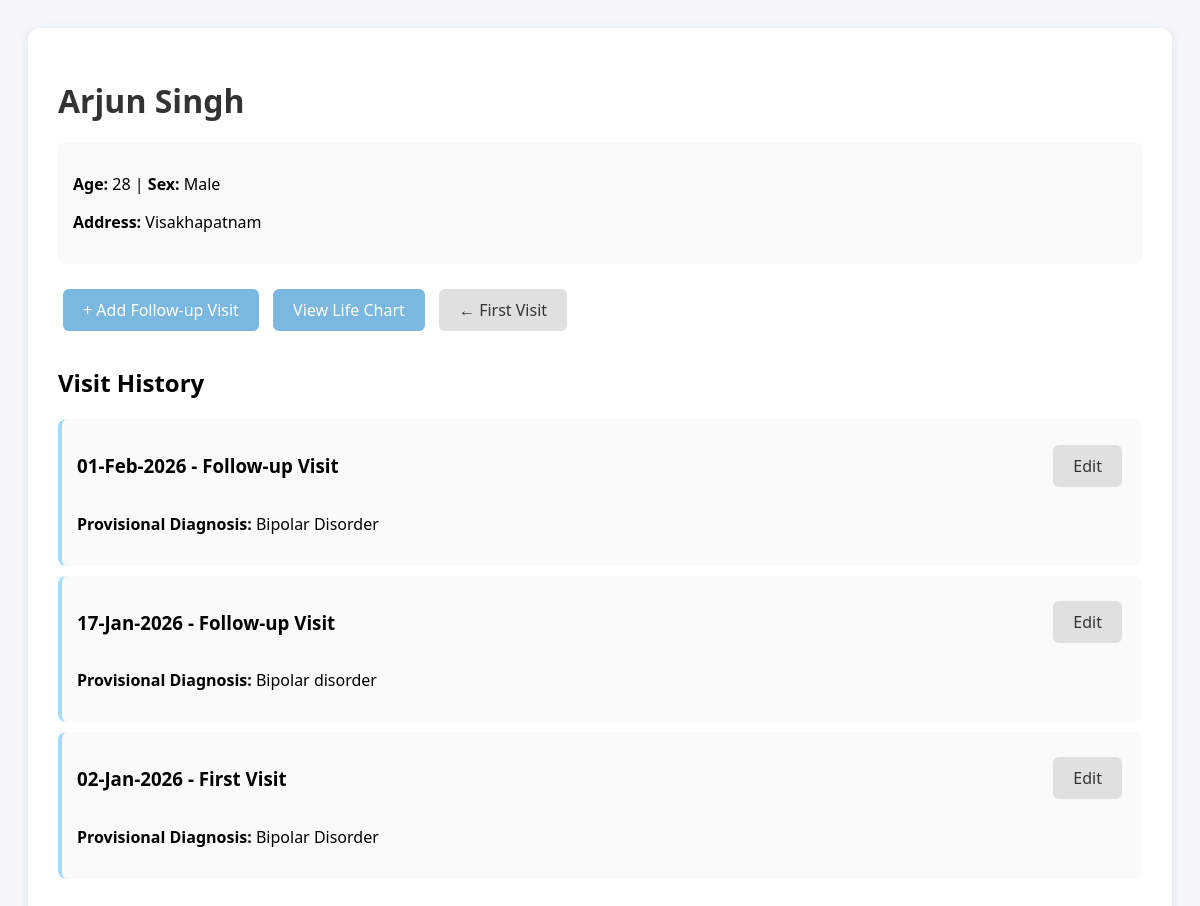
/patient/3 (signed in), run on the app's committed database.
### models.py (models this page shows)
class Patient(db.Model):
    __tablename__ = 'patients'
    id = db.Column(db.Integer, primary_key=True)
    name = db.Column(db.String(100), nullable=False)
    age = db.Column(db.Integer, nullable=False)
    sex = db.Column(db.String(10), nullable=False)
    address = db.Column(db.Text)
    doctor_id = db.Column(db.Integer, db.ForeignKey('doctors.id'), nullable=False)
    phone = db.Column(db.String(20))  # Optional Phone
    attender_name = db.Column(db.String(100))
    attender_relation = db.Column(db.String(50))
    attender_reliability = db.Column(db.String(10))  # 'Yes' or 'No'
    personal_notes = db.Column(db.Text)  # Doctor's personal ID notes
    visits = db.relationship('Visit', backref='patient', lazy=True, cascade='all, delete-orphan')

class Visit(db.Model):
    __tablename__ = 'visits'
    id = db.Column(db.Integer, primary_key=True)
    patient_id = db.Column(db.Integer, db.ForeignKey('patients.id'), nullable=False)
    date = db.Column(db.Date, nullable=False)
    visit_type = db.Column(db.String(20), nullable=False)  # 'First' or 'Follow-up'
    provisional_diagnosis = db.Column(db.Text)
    differential_diagnosis = db.Column(db.Text)
    next_visit_date = db.Column(db.Date)
    note = db.Column(db.Text)
    symptom_entries = db.relationship('SymptomEntry', backref='visit', lazy=True, cascade='all, delete-orphan')
    medication_entries = db.relationship('MedicationEntry', backref='visit', lazy=True, cascade='all, delete-orphan')
    side_effect_entries = db.relationship('SideEffectEntry', backref='visit', lazy=True, cascade='all, delete-orphan')
    mse_entries = db.relationship('MSEEntry', backref='visit', lazy=True, cascade='all, delete-orphan')
    stressor_entries = db.relationship('StressorEntry', backref='visit', lazy=True, cascade='all, delete-orphan')
    personality_entries = db.relationship('PersonalityEntry', backref='visit', lazy=True, cascade='all, delete-orphan')
    safety_profile = db.relationship('SafetyMedicalProfile', backref='visit', uselist=False, cascade='all, delete-orphan')

### app.py (the view)
@app.route('/patient/<int:patient_id>')
@login_required
def patient_detail(patient_id):
    patient = Patient.query.get_or_404(patient_id)
    visits = Visit.query.filter_by(patient_id=patient_id).order_by(Visit.date.desc()).all()
    return render_template('patient_detail.html', patient=patient, visits=visits)

### app.py (called while the page is built)
@app.context_processor
def utility_processor():
    return dict(format_frequency=format_frequency)

def login_required(f):
    @wraps(f)
    def decorated_function(*args, **kwargs):
        if 'logged_in' not in session and 'guest' not in session:
            flash('Please log in to access this page.', 'error')
            return redirect(url_for('landing'))
        return f(*args, **kwargs)
    return decorated_function

### templates/patient_detail.html (shortened to what this page needs)
<!DOCTYPE html>
<html lang="en">
<head>
</head>
<body>
    <div class="container">
        <h1>{{ patient.name }}</h1>
        <div class="patient-info">
            <p><strong>Age:</strong> {{ patient.age }} | <strong>Sex:</strong> {{ patient.sex }}</p>
            <p><strong>Address:</strong> {{ patient.address or 'Not provided' }}</p>
        </div>
        <div>
            <a href="{{ url_for('add_visit', patient_id=patient.id) }}" class="btn btn-primary">+ Add Follow-up Visit</a>
            <a href="{{ url_for('life_chart', patient_id=patient.id) }}" class="btn btn-primary">View Life Chart</a>
            <a href="{{ url_for('first_visit') }}" class="btn btn-secondary">← First Visit</a>
        </div>
        <div class="visits-list">
            <h2>Visit History</h2>
            {% for visit in visits %}
            <div class="visit-item">
                <div class="visit-header">
                    <h3>{{ visit.date.strftime('%d-%b-%Y') }} - {{ visit.visit_type }} Visit</h3>
                    <a href="{{ url_for('edit_visit', visit_id=visit.id) }}" class="btn btn-secondary">Edit</a>
                </div>
                {% if visit.provisional_diagnosis %}
                <p><strong>Provisional Diagnosis:</strong> {{ visit.provisional_diagnosis }}</p>
                {% endif %}
            </div>
            {% endfor %}
        </div>
    </div>
</body>
</html>

### templates/patient_detail.html (style rules this page uses)
body { font-family: 'Segoe UI', sans-serif; background: #f4f8fb; padding: 20px; }
.container { max-width: 1200px; margin: 0 auto; background: white; padding: 30px; border-radius: 12px; box-shadow: 0 2px 10px rgba(0,0,0,0.1); }
h1 { color: #333; margin-bottom: 20px; }
.patient-info { background: #f9f9f9; padding: 15px; border-radius: 8px; margin-bottom: 20px; }
.btn { padding: 10px 20px; border: none; border-radius: 6px; cursor: pointer; text-decoration: none; display: inline-block; margin: 5px; }
.btn-primary { background: #7ab8e0; color: white; }
.btn-secondary { background: #e0e0e0; color: #333; }
.visits-list { margin-top: 30px; }
.visit-item { background: #fafafa; padding: 15px; margin-bottom: 10px; border-radius: 8px; border-left: 4px solid #A5DCFE; }
.visit-header { display: flex; justify-content: space-between; align-items: center; margin-bottom: 10px; }

### data on the page
Patient: name "Arjun Singh", age "28", sex "Male", address "Visakhapatnam"
Visit: date "01-Feb-2026", visit_type "Follow-up", provisional_diagnosis "Bipolar Disorder"
Visit: date "17-Jan-2026", visit_type "Follow-up", provisional_diagnosis "Bipolar disorder"
Visit: date "02-Jan-2026", visit_type "First", provisional_diagnosis "Bipolar Disorder"
